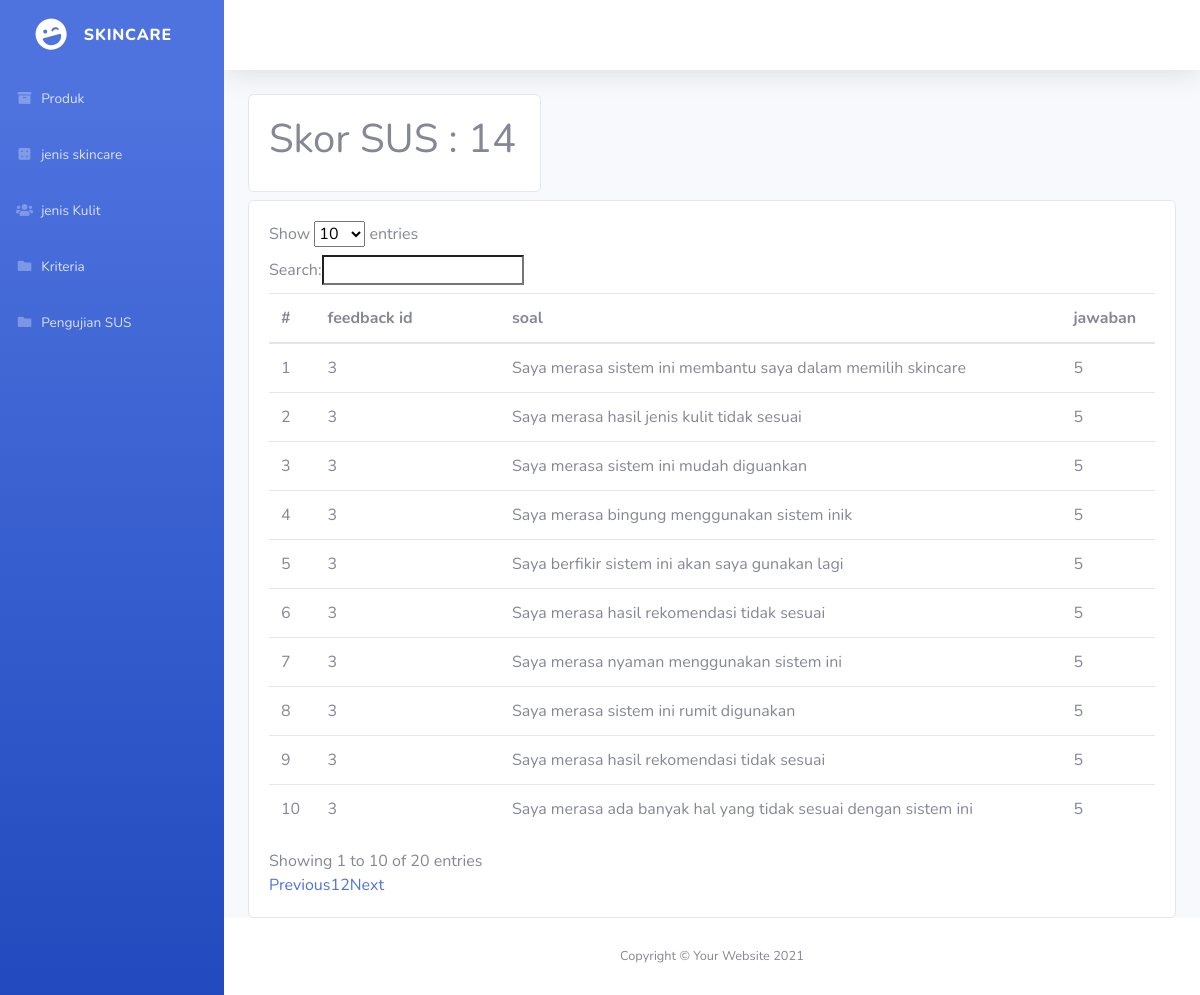
Screenshot of /index.php/admin/sus with the database file from the repository.
### tables this page shows
CREATE TABLE `sus_feedback` (
  `id` int(11) NOT NULL,
  `feedback_id` varchar(16) NOT NULL,
  `id_soal` int(11) NOT NULL,
  `jawaban` int(11) NOT NULL,
  `created_at` datetime NOT NULL DEFAULT current_timestamp(),
  `updated_at` datetime NOT NULL DEFAULT current_timestamp()
);

CREATE TABLE `sus_pertanyaan` (
  `id` int(11) NOT NULL,
  `soal` text NOT NULL,
  `created_at` datetime NOT NULL DEFAULT current_timestamp(),
  `updated_at` datetime NOT NULL DEFAULT current_timestamp()
);

### application/controllers/admin/SUS.php (called while the page is built, shortened)
<?php
class SUS extends CI_Controller {
	public function __construct() {
		$this->load->model('SUSModel', 'm_sus');
	}
	public function index() {
		$skor = $this->m_sus->getSkor();
		$soal_jawaban = $this->m_sus->getSoalJawaban();
		$data['skor_SUS'] = $skor;
		$data['soal_jawaban'] = $soal_jawaban;
		$this->load->view('admin/admin_sidebar');
		$this->load->view('admin/sus/index', $data);
		$this->load->view('admin/admin_footer');
	}
}

### index.php (called while the page is built, shortened)
<?php
require_once BASEPATH.'core/CodeIgniter.php';

### application/models/SUSModel.php (called while the page is built, shortened)
<?php
class SUSModel extends CI_Model {
	public function getSoalJawaban() {
		$query = "SELECT sus_feedback.id, sus_feedback.feedback_id, sus_pertanyaan.soal, sus_feedback.jawaban FROM sus_feedback JOIN sus_pertanyaan ON sus_feedback.id_soal = sus_pertanyaan.id";
		return $this->db->query($query)->result_array();
	}
}

### application/views/admin/sus/index.php (the view)
<div id="content-wrapper" class="d-flex flex-column">
    <div id="content">
        <nav class="navbar navbar-expand navbar-light bg-white topbar mb-4 static-top shadow">
        </nav>
        <div class="container-fluid">
         <div class="row mb-2">
           <div class="col-4">
             <div class="card">
               <div class="card-body">
                 <h1>Skor SUS : <?= $skor_SUS ?></h1>
               </div>
             </div>
           </div>
           <div class="col-4"></div>
           <div class="col-4"></div>
         </div>
         <div class="row">
           <div class="col-12">
            <div class="card">
              <div class="card-body">
                <table class="table" id="myTable">
                 <thead>
                   <th>#</th>
                   <th>feedback id</th>
                   <th>soal</th>
                   <th>jawaban</th>
                 </thead>
                 <tbody>
                   <?php $number = 1; ?>
                   <?php foreach($soal_jawaban as $sj): ?>
                     <tr>
                       <td><?= $number++; ?></td>
                       <td><?= $sj['feedback_id'] ?></td>
                       <td><?= $sj['soal'] ?></td>
                       <td><?= $sj['jawaban'] ?></td>
                     </tr>
                   <?php endforeach; ?>
                 </tbody>
                </table>
              </div>
            </div>
           </div>
         </div>
        </div>
        <footer class="sticky-footer bg-white">
            <div class="container my-auto">
                <div class="copyright text-center my-auto">
                    <span>Copyright &copy; Your Website 2021</span>
                </div>
            </div>
        </footer>
    </div>
</div>

### application/views/admin/admin_sidebar.php (shortened to what this page needs)
<!DOCTYPE html>
<html lang="en">
<head>
    <link href="<?=base_url()?>assets/template/vendor/fontawesome-free/css/all.min.css" rel="stylesheet" type="text/css">
    <link href="<?=base_url()?>assets/template/css/sb-admin-2.min.css" rel="stylesheet">
    <link href="https://cdn.jsdelivr.net/npm/select2@4.1.0-rc.0/dist/css/select2.min.css" rel="stylesheet" />
</head>
<body id="page-top">
    <div id="wrapper">
        <ul class="navbar-nav bg-gradient-primary sidebar sidebar-dark accordion" id="accordionSidebar">
            <a class="sidebar-brand d-flex align-items-center justify-content-center" href="">
                <div class="sidebar-brand-icon rotate-n-15">
                    <i class="fas fa-laugh-wink"></i>
                </div>
                <div class="sidebar-brand-text mx-3">Skincare</div>
            </a>
            <li class="nav-item">
                <a class="nav-link" href="<?= base_url('admin/Produk') ?>">
                    <i class="fas fa-fw fa-archive"></i>
                    <span>Produk</span>
                </a>
            </li>
            <li class="nav-item">
                <a class="nav-link" href="<?= base_url('admin/Jenis_skincare') ?>">
                    <i class="fas fa-fw fa-dice-four"></i>
                    <span>jenis skincare</span>
                </a>
            </li>
            <li class="nav-item">
                <a class="nav-link" href="<?= base_url('admin/Jenis_kulit') ?>">
                    <i class="fas fa-fw fa-users"></i>
                    <span>jenis Kulit</span>
                </a>
            </li>
            <li class="nav-item">
                <a class="nav-link" href="<?= base_url('admin/Kriteria') ?>">
                    <i class="fas fa-fw fa-folder"></i>
                    <span>Kriteria</span>
                </a>
            </li>
            <li class="nav-item">
                <a class="nav-link" href="<?= base_url('admin/SUS') ?>">
                    <i class="fas fa-fw fa-folder"></i>
                    <span>Pengujian SUS</span>
                </a>
            </li>
        </ul>

### application/views/admin/admin_footer.php (shortened to what this page needs)
</body>
</html>

### rows the page displays
sus_feedback: feedback "3", sus_pertanyaan.soal "Saya merasa sistem ini membantu saya dalam memilih skincare", jawaban "5"
sus_feedback: feedback "3", sus_pertanyaan.soal "Saya merasa hasil jenis kulit tidak sesuai", jawaban "5"
sus_feedback: feedback "3", sus_pertanyaan.soal "Saya merasa sistem ini mudah diguankan", jawaban "5"
sus_feedback: feedback "3", sus_pertanyaan.soal "Saya merasa bingung menggunakan sistem inik", jawaban "5"
sus_feedback: feedback "3", sus_pertanyaan.soal "Saya berfikir sistem ini akan saya gunakan lagi", jawaban "5"
sus_feedback: feedback "3", sus_pertanyaan.soal "Saya merasa hasil rekomendasi tidak sesuai", jawaban "5"
sus_feedback: feedback "3", sus_pertanyaan.soal "Saya merasa nyaman menggunakan sistem ini", jawaban "5"
sus_feedback: feedback "3", sus_pertanyaan.soal "Saya merasa sistem ini rumit digunakan", jawaban "5"
sus_feedback: feedback "3", sus_pertanyaan.soal "Saya merasa hasil rekomendasi tidak sesuai", jawaban "5"
sus_feedback: feedback "3", sus_pertanyaan.soal "Saya merasa ada banyak hal yang tidak sesuai dengan sistem ini", jawaban "5"

### other values shown
$skor_SUS "14"
